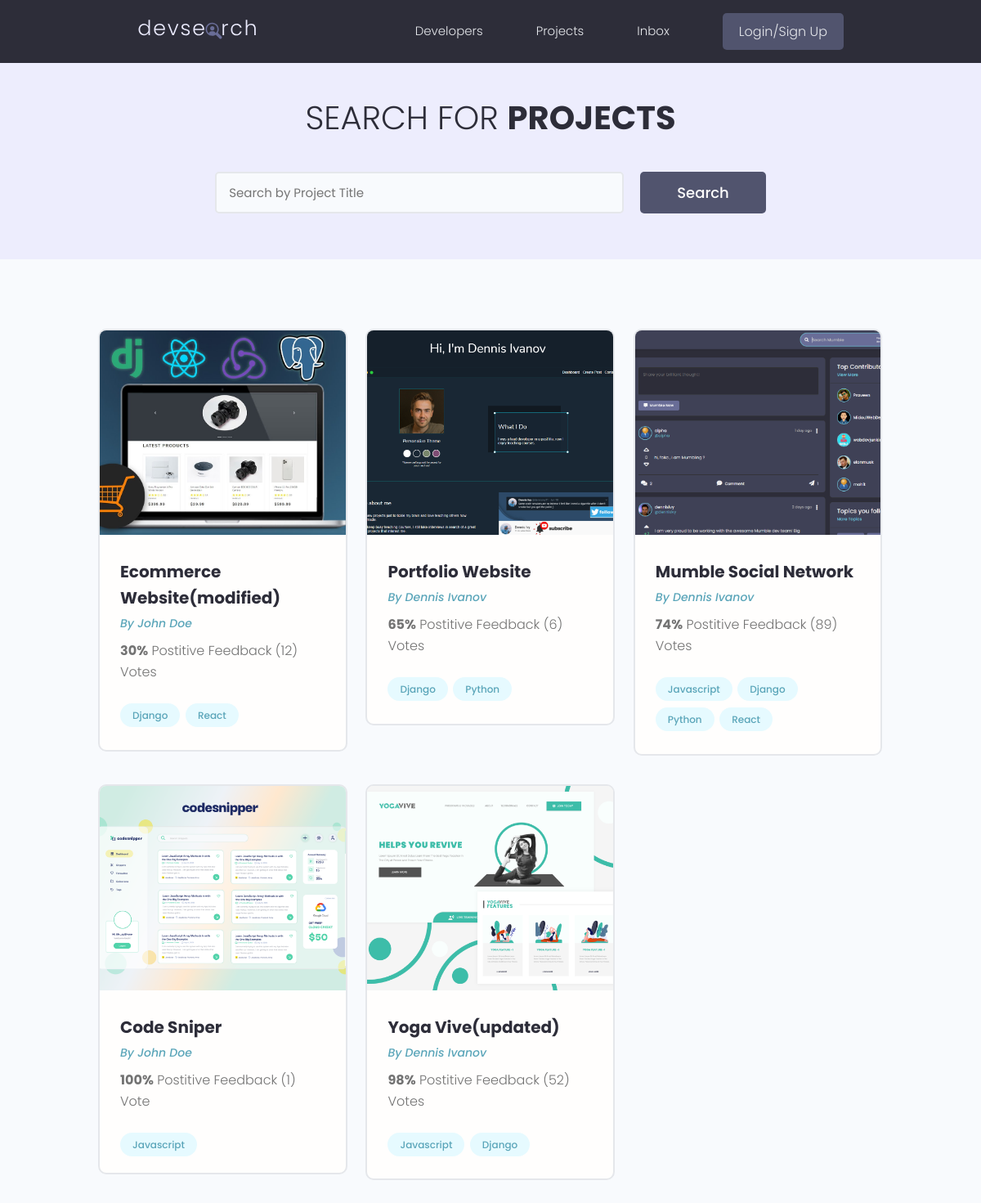
/projects/, run on the app's committed database.
### projects/models.py (models this page shows, shortened)
class Project(models.Model):
    owner = models.ForeignKey(
        Profile, null=True, blank=True, on_delete=models.SET_NULL)
    title = models.CharField(max_length=200)
    description = models.TextField(null=True, blank=True)
    featured_image = models.ImageField(
        null=True, blank=True, default="default.jpg")
    demo_link = models.CharField(max_length=2000, null=True, blank=True)
    source_link = models.CharField(max_length=2000, null=True, blank=True)
    tags = models.ManyToManyField('Tag', blank=True)
    vote_total = models.IntegerField(default=0, null=True, blank=True)
    vote_ratio = models.IntegerField(default=0, null=True, blank=True)
    created = models.DateTimeField(auto_now_add=True)
    id = models.UUIDField(default=uuid.uuid4, unique=True, primary_key=True, editable=False)

class Tag(models.Model):
    name = models.CharField(max_length=200)
    created = models.DateTimeField(auto_now_add=True)
    id = models.UUIDField(default=uuid.uuid4, unique=True, primary_key=True, editable=False)
    def __str__(self):
        return self.name

### users/models.py (models this page shows, shortened)
class Profile(models.Model):
    user = models.OneToOneField(User, on_delete=models.CASCADE, null=True, blank=True)
    name = models.CharField(max_length=200, blank=True, null=True)
    email = models.EmailField(max_length=500, blank=True, null=True)
    username = models.CharField(max_length=200, blank=True, null=True)
    location = models.CharField(max_length=200, blank=True, null=True)
    short_intro = models.CharField(max_length=200, blank=True, null=True)
    bio = models.TextField(blank=True, null=True)
    profile_image = models.ImageField(blank=True, null=True, upload_to='profiles/',
    default="profiles/user-default.png")
    social_github = models.CharField(max_length=200, blank=True, null=True)
    social_twitter = models.CharField(max_length=200, blank=True, null=True)
    social_linkedin = models.CharField(max_length=200, blank=True, null=True)
    social_youtube = models.CharField(max_length=200, blank=True, null=True)
    social_website = models.CharField(max_length=200, blank=True, null=True)
    created = models.DateTimeField(auto_now_add=True)
    id = models.UUIDField(default=uuid.uuid4, unique=True, primary_key=True, editable=False)

### projects/views.py (the view)
# urls.py: path('projects/', include('projects.urls')),
def projects(request):
    projects = Project.objects.all()
    context = { 'projects':projects}
    return render(request, 'projects/projects.html', context)

### projects/templates/projects/projects.html (shortened to what this page needs)
{% extends 'main.html' %}
{% block content %}
<main class="projects">
    <section class="hero-section text-center">
        <div class="container container--narrow">
            <div class="hero-section__box">
                <h2>Search for <span>Projects</span></h2>
            </div>
            <div class="hero-section__search">
                <form class="form" action="#" method="get">
                    <div class="form__field">
                        <input class="input input--text" id="formInput#search" type="text" name="text"
                            placeholder="Search by Project Title" />
                    </div>
                    <input class="btn btn--sub btn--lg" type="submit" value="Search" />
                </form>
            </div>
        </div>
    </section>
    <section class="projectsList">
        <div class="container">
            <div class="grid grid--three">
                {% for project in projects %}
                <div class="column">
                    <div class="card project">
                        <a href="{% url 'project' project.id %}" class="project">
                            <img class="project__thumbnail" src="{{ project.featured_image.url }}" alt="project thumbnail" />
                            <div class="card__body">
                                <h3 class="project__title">{{project.title}}</h3>
                                <p><a class="project__author" href="{% url 'user-profile' project.owner.id %}">By {{project.owner.name}}</a></p>
                                <p class="project--rating">
                                    <span style="font-weight: bold;">{{project.vote_ratio}}%</span> Postitive
                                    Feedback ({{ project.vote_total }}) Vote{{ project.vote_total|pluralize:"s"}}
                                </p>
                                <div class="project__tags">
                                    {% for tag in project.tags.all %}
                                    <span class="tag tag--pill tag--main">
                                        <small>{{ tag }}</small>
                                    </span>
                                    {% endfor %}
                                </div>
                            </div>
                        </a>
                    </div>
                </div>
                {% endfor %}
            </div>
        </div>
    </section>
</main>
{% endblock content %}

### static/styles/app.css (style rules this page uses)
:root { --color-sub: #2d2d39; }
.btn--sub { background-color: var(--color-sub-light); }
.card { border: 2px solid var(--color-light); }
img { width: 100%; }
.hero-section { height: 40vh; display: flex; align-items: center; background-color: var(--color-sub); }
.hero-section__box { margin-bottom: 4rem; }
.hero-section__box > h2, .hero-section__box > h2 > span { font-size: 4rem; color: var(--color-light); line-height: 1.3; text-transform: uppercase; }
.hero-section__box > h2 { font-weight: 300; }
.hero-section__box > h2 > span { font-weight: 700; }
.hero-section__search > .form { display: flex; align-items: center; justify-content: center; gap: 2rem; }
.hero-section__search > .form input.input--text { width: 50rem; }
.project__author { font-size: 1.4rem; font-style: italic; }
.project--rating { margin-bottom: 1.6em; margin-top: .5em; }
.projects > .hero-section { background: var(--color-sub-lighter); height: 30vh; }
.projects .hero-section__box { margin-bottom: 2.5rem; }
.projects .hero-section__box > h2 { color: var(--color-sub); }
.projects .hero-section__box > h2 > span { font-weight: 700; color: var(--color-sub); }
.projectsList { margin-top: 8rem; }
.project__thumbnail { height: 25rem; object-fit: cover; object-position: top center; }
.project__title { font-size: 2rem; font-weight: 700; color: var(--color-sub); }

### static/uikit/styles/modules/_variables.css (style rules this page uses)
:root { --color-main: #5aa5b9; --color-main-light: #e6faff; --color-sub: #3f4156; --color-sub-light: #51546e; --color-sub-lighter: #ededfd; --color-text: #737373; --color-gray: #8b8b8b; --color-light: #e5e7eb; --color-light-gray: #767676; --color-bg: #f8fafd; --color-white: #fffefd; --color-white-light: #f3f3f3; --color-success: #359e64; --color-success-bg: #def8e8; --color-error: #fc4b0b; --color-error-bg: #fff2ee; --font-base: 'Poppins', arial, helvetica, 'Segoe UI', roboto, ubuntu, sans-serif; --font-monospace: 'Fira Code', 'Courier New', courier, monospace; --font-regular: 300; --font-medium: 500; --font-bold: 700; --generic-shadow: 1px 1px 5px #00000010; --generic-transition: all 0.3s ease-in-out; }

### static/uikit/styles/modules/_base.css (style rules this page uses)
* { margin: 0; padding: 0; box-sizing: border-box; text-rendering: optimizeLegibility; color: inherit; font-size: inherit; }
html { font-size: 50%; }
@media only screen and (min-width: 480px) { html { font-size: 56.25%; } }
@media only screen and (min-width: 1200px) { html { font-size: 62.5%; } }
body { line-height: 1.6; font-weight: 400; font-size: 1.5rem; color: var(--color-text); background-color: var(--color-bg); min-height: 100vh; }

### static/uikit/styles/modules/_typography.css (style rules this page uses)
* { font-family: var(--font-base); }
h2 { font-size: 3.6rem; font-weight: var(--font-bold); }
h3 { font-size: 3.2rem; font-weight: var(--font-medium); }
p, span, strong { font-size: 1.6rem; color: var(--color-text); font-weight: var(--font-regular); }
a { padding-bottom: 2px; text-decoration: none; display: inline-block; color: var(--color-main); font-weight: var(--font-medium); }

### static/uikit/styles/modules/_utilities.css (style rules this page uses)
.container { width: 92%; max-width: 165rem; margin: 0 auto; box-sizing: border-box; }
.container--narrow { width: 92%; max-width: 120rem; }
@media screen and (min-width: 1000px) { .container { width: 90%; } }
@media screen and (min-width: 1000px) { .container--narrow { width: 85%; } }
@media screen and (min-width: 1200px) { .container { width: 80%; } }
@media screen and (min-width: 1200px) { .container--narrow { width: 72%; } }
.text-center { text-align: center; }

### static/uikit/styles/modules/_button.css (style rules this page uses)
.btn { display: inline-block; position: relative; cursor: pointer; background-color: var(--color-light); font-weight: var(--font-medium); color: var(--color-sub); text-decoration: none; padding: 1rem 2rem; border-radius: 0.5rem; border: none; width: -webkit-fit-content; width: -moz-fit-content; width: fit-content; height: -webkit-fit-content; height: -moz-fit-content; height: fit-content; font-size: 1.6rem; outline-width: 0; outline-color: transparent; -webkit-backface-visibility: hidden; backface-visibility: hidden; transition: all 0.3s ease-in-out; }
.btn--sub { background-color: var(--color-sub); color: var(--color-white); }
.btn--lg { font-size: 1.8rem; padding: 1.2rem 4.5rem; }

### static/uikit/styles/modules/_card.css (style rules this page uses)
.card { border-radius: 1rem; background-color: var(--color-white); border: 1.5px solid var(--color-light); width: auto; height: auto; margin-top: 0.5rem; margin-bottom: 0.5rem; overflow: hidden; }
.card__body, .card__header { padding: 2rem 2.5rem; }

### data on the page
Project: featured_image (picture), title "Ecommerce Website(modified)", owner.name "John Doe", vote_ratio "30", vote_total "12"
Tag: name "Django"
Tag: name "React"
Project: featured_image (picture), title "Portfolio Website", owner.name "Dennis Ivanov", vote_ratio "65", vote_total "6"
Tag: name "Python"
Project: featured_image (picture), title "Mumble Social Network", owner.name "Dennis Ivanov", vote_ratio "74", vote_total "89"
Tag: name "Javascript"
Project: featured_image (picture), title "Code Sniper", owner.name "John Doe", vote_ratio "100", vote_total "1"
Project: featured_image (picture), title "Yoga Vive(updated)", owner.name "Dennis Ivanov", vote_ratio "98", vote_total "52"
